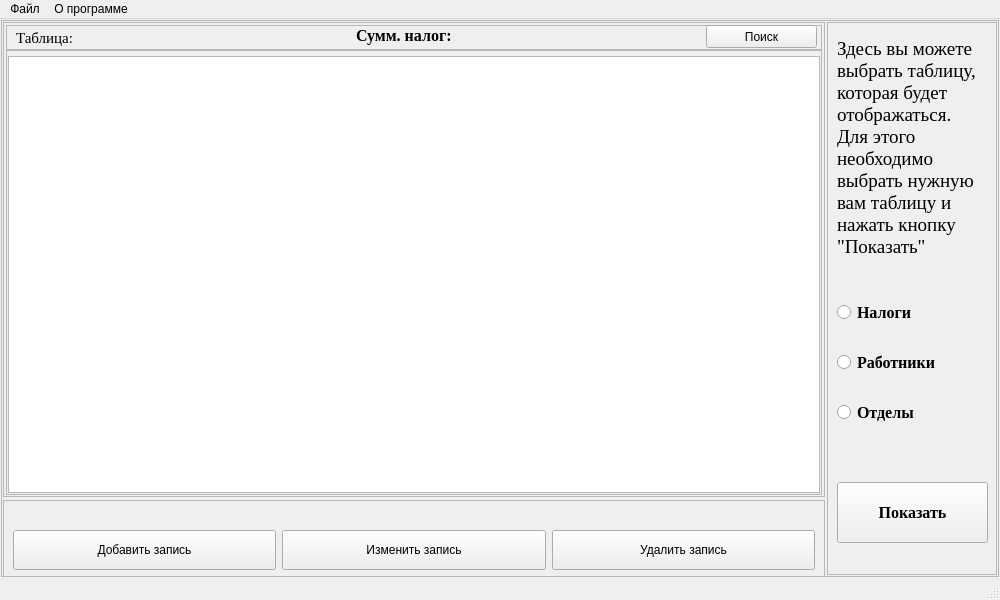
<?xml version="1.0" encoding="UTF-8"?>
<ui version="4.0">
 <class>MainWindow</class>
 <widget class="QMainWindow" name="MainWindow">
  <property name="geometry">
   <rect>
    <x>0</x>
    <y>0</y>
    <width>1000</width>
    <height>600</height>
   </rect>
  </property>
  <property name="minimumSize">
   <size>
    <width>1000</width>
    <height>600</height>
   </size>
  </property>
  <property name="windowTitle">
   <string>MainWindow</string>
  </property>
  <widget class="QWidget" name="centralwidget">
   <layout class="QHBoxLayout" name="horizontalLayout">
    <property name="spacing">
     <number>1</number>
    </property>
    <property name="leftMargin">
     <number>1</number>
    </property>
    <property name="topMargin">
     <number>1</number>
    </property>
    <property name="rightMargin">
     <number>1</number>
    </property>
    <property name="bottomMargin">
     <number>1</number>
    </property>
    <item>
     <widget class="QFrame" name="frame">
      <property name="frameShape">
       <enum>QFrame::StyledPanel</enum>
      </property>
      <property name="frameShadow">
       <enum>QFrame::Raised</enum>
      </property>
      <layout class="QGridLayout" name="gridLayout">
       <property name="leftMargin">
        <number>1</number>
       </property>
       <property name="topMargin">
        <number>1</number>
       </property>
       <property name="rightMargin">
        <number>1</number>
       </property>
       <property name="bottomMargin">
        <number>1</number>
       </property>
       <property name="horizontalSpacing">
        <number>2</number>
       </property>
       <property name="verticalSpacing">
        <number>1</number>
       </property>
       <item row="0" column="0">
        <widget class="QFrame" name="frame_4">
         <property name="minimumSize">
          <size>
           <width>800</width>
           <height>475</height>
          </size>
         </property>
         <property name="baseSize">
          <size>
           <width>800</width>
           <height>475</height>
          </size>
         </property>
         <property name="frameShape">
          <enum>QFrame::StyledPanel</enum>
         </property>
         <property name="frameShadow">
          <enum>QFrame::Raised</enum>
         </property>
         <layout class="QGridLayout" name="gridLayout_2">
          <property name="leftMargin">
           <number>2</number>
          </property>
          <property name="topMargin">
           <number>2</number>
          </property>
          <property name="rightMargin">
           <number>2</number>
          </property>
          <property name="bottomMargin">
           <number>1</number>
          </property>
          <property name="spacing">
           <number>0</number>
          </property>
          <item row="0" column="0">
           <widget class="QFrame" name="frame_5">
            <property name="minimumSize">
             <size>
              <width>0</width>
              <height>25</height>
             </size>
            </property>
            <property name="maximumSize">
             <size>
              <width>16777215</width>
              <height>30</height>
             </size>
            </property>
            <property name="frameShape">
             <enum>QFrame::StyledPanel</enum>
            </property>
            <property name="frameShadow">
             <enum>QFrame::Raised</enum>
            </property>
            <widget class="QLabel" name="label">
             <property name="geometry">
              <rect>
               <x>10</x>
               <y>3</y>
               <width>401</width>
               <height>20</height>
              </rect>
             </property>
             <property name="font">
              <font>
               <family>Times New Roman</family>
               <pointsize>11</pointsize>
              </font>
             </property>
             <property name="text">
              <string>Таблица: </string>
             </property>
            </widget>
            <widget class="QPushButton" name="pushButton_2">
             <property name="geometry">
              <rect>
               <x>700</x>
               <y>0</y>
               <width>111</width>
               <height>23</height>
              </rect>
             </property>
             <property name="text">
              <string>Поиск</string>
             </property>
            </widget>
            <widget class="QLabel" name="label_3">
             <property name="geometry">
              <rect>
               <x>350</x>
               <y>0</y>
               <width>341</width>
               <height>21</height>
              </rect>
             </property>
             <property name="font">
              <font>
               <family>Times New Roman</family>
               <pointsize>12</pointsize>
               <weight>75</weight>
               <bold>true</bold>
              </font>
             </property>
             <property name="layoutDirection">
              <enum>Qt::RightToLeft</enum>
             </property>
             <property name="text">
              <string>Сумм. налог: </string>
             </property>
            </widget>
           </widget>
          </item>
          <item row="1" column="0">
           <widget class="QFrame" name="frame_6">
            <property name="frameShape">
             <enum>QFrame::StyledPanel</enum>
            </property>
            <property name="frameShadow">
             <enum>QFrame::Raised</enum>
            </property>
            <layout class="QHBoxLayout" name="horizontalLayout_2">
             <property name="spacing">
              <number>1</number>
             </property>
             <property name="leftMargin">
              <number>1</number>
             </property>
             <property name="topMargin">
              <number>5</number>
             </property>
             <property name="rightMargin">
              <number>1</number>
             </property>
             <property name="bottomMargin">
              <number>1</number>
             </property>
             <item>
              <widget class="QTableWidget" name="tableWidget">
               <property name="sizeAdjustPolicy">
                <enum>QAbstractScrollArea::AdjustToContents</enum>
               </property>
               <property name="editTriggers">
                <set>QAbstractItemView::NoEditTriggers</set>
               </property>
               <property name="sortingEnabled">
                <bool>true</bool>
               </property>
              </widget>
             </item>
            </layout>
           </widget>
          </item>
         </layout>
        </widget>
       </item>
       <item row="0" column="1" rowspan="2">
        <widget class="QFrame" name="frame_2">
         <property name="minimumSize">
          <size>
           <width>170</width>
           <height>533</height>
          </size>
         </property>
         <property name="baseSize">
          <size>
           <width>170</width>
           <height>475</height>
          </size>
         </property>
         <property name="frameShape">
          <enum>QFrame::StyledPanel</enum>
         </property>
         <property name="frameShadow">
          <enum>QFrame::Raised</enum>
         </property>
         <widget class="QPushButton" name="pushButton_3">
          <property name="geometry">
           <rect>
            <x>10</x>
            <y>460</y>
            <width>151</width>
            <height>61</height>
           </rect>
          </property>
          <property name="font">
           <font>
            <family>Times New Roman</family>
            <pointsize>12</pointsize>
            <weight>75</weight>
            <bold>true</bold>
           </font>
          </property>
          <property name="text">
           <string>Показать</string>
          </property>
         </widget>
         <widget class="QRadioButton" name="radioButton">
          <property name="geometry">
           <rect>
            <x>10</x>
            <y>270</y>
            <width>121</width>
            <height>41</height>
           </rect>
          </property>
          <property name="font">
           <font>
            <family>Times New Roman</family>
            <pointsize>12</pointsize>
            <weight>75</weight>
            <bold>true</bold>
           </font>
          </property>
          <property name="text">
           <string>Налоги</string>
          </property>
         </widget>
         <widget class="QRadioButton" name="radioButton_2">
          <property name="geometry">
           <rect>
            <x>10</x>
            <y>320</y>
            <width>121</width>
            <height>41</height>
           </rect>
          </property>
          <property name="font">
           <font>
            <family>Times New Roman</family>
            <pointsize>12</pointsize>
            <weight>75</weight>
            <bold>true</bold>
           </font>
          </property>
          <property name="text">
           <string>Работники</string>
          </property>
         </widget>
         <widget class="QRadioButton" name="radioButton_3">
          <property name="geometry">
           <rect>
            <x>10</x>
            <y>370</y>
            <width>121</width>
            <height>41</height>
           </rect>
          </property>
          <property name="font">
           <font>
            <family>Times New Roman</family>
            <pointsize>12</pointsize>
            <weight>75</weight>
            <bold>true</bold>
           </font>
          </property>
          <property name="text">
           <string>Отделы</string>
          </property>
         </widget>
         <widget class="QLabel" name="label_2">
          <property name="geometry">
           <rect>
            <x>10</x>
            <y>20</y>
            <width>141</width>
            <height>211</height>
           </rect>
          </property>
          <property name="font">
           <font>
            <family>Times New Roman</family>
            <pointsize>14</pointsize>
            <weight>50</weight>
            <bold>false</bold>
           </font>
          </property>
          <property name="contextMenuPolicy">
           <enum>Qt::DefaultContextMenu</enum>
          </property>
          <property name="acceptDrops">
           <bool>true</bool>
          </property>
          <property name="text">
           <string>Здесь вы можете выбрать таблицу, которая будет отображаться. Для этого необходимо выбрать нужную вам таблицу и нажать кнопку &quot;Показать&quot;</string>
          </property>
          <property name="scaledContents">
           <bool>true</bool>
          </property>
          <property name="wordWrap">
           <bool>true</bool>
          </property>
         </widget>
        </widget>
       </item>
       <item row="1" column="0">
        <widget class="QFrame" name="frame_3">
         <property name="minimumSize">
          <size>
           <width>0</width>
           <height>100</height>
          </size>
         </property>
         <property name="maximumSize">
          <size>
           <width>16777215</width>
           <height>50</height>
          </size>
         </property>
         <property name="frameShape">
          <enum>QFrame::StyledPanel</enum>
         </property>
         <property name="frameShadow">
          <enum>QFrame::Raised</enum>
         </property>
         <layout class="QHBoxLayout" name="horizontalLayout_3">
          <item>
           <widget class="QPushButton" name="pushButton_4">
            <property name="sizePolicy">
             <sizepolicy hsizetype="Minimum" vsizetype="Fixed">
              <horstretch>0</horstretch>
              <verstretch>0</verstretch>
             </sizepolicy>
            </property>
            <property name="minimumSize">
             <size>
              <width>0</width>
              <height>40</height>
             </size>
            </property>
            <property name="text">
             <string>Добавить запись</string>
            </property>
           </widget>
          </item>
          <item>
           <widget class="QPushButton" name="pushButton_5">
            <property name="sizePolicy">
             <sizepolicy hsizetype="Minimum" vsizetype="Maximum">
              <horstretch>0</horstretch>
              <verstretch>0</verstretch>
             </sizepolicy>
            </property>
            <property name="minimumSize">
             <size>
              <width>0</width>
              <height>40</height>
             </size>
            </property>
            <property name="text">
             <string>Изменить запись</string>
            </property>
           </widget>
          </item>
          <item>
           <widget class="QPushButton" name="pushButton_6">
            <property name="minimumSize">
             <size>
              <width>0</width>
              <height>40</height>
             </size>
            </property>
            <property name="text">
             <string>Удалить запись</string>
            </property>
           </widget>
          </item>
         </layout>
        </widget>
       </item>
      </layout>
     </widget>
    </item>
   </layout>
  </widget>
  <widget class="QMenuBar" name="menubar">
   <property name="geometry">
    <rect>
     <x>0</x>
     <y>0</y>
     <width>1000</width>
     <height>21</height>
    </rect>
   </property>
   <widget class="QMenu" name="menu">
    <property name="title">
     <string>Файл</string>
    </property>
    <addaction name="separator"/>
    <addaction name="action_3"/>
    <addaction name="separator"/>
    <addaction name="action_xml"/>
    <addaction name="separator"/>
    <addaction name="action_json"/>
   </widget>
   <widget class="QMenu" name="menu_2">
    <property name="title">
     <string>О программе</string>
    </property>
    <addaction name="action_6"/>
   </widget>
   <addaction name="menu"/>
   <addaction name="menu_2"/>
  </widget>
  <widget class="QStatusBar" name="statusbar"/>
  <action name="action_3">
   <property name="text">
    <string>Очистить Базу Данных</string>
   </property>
  </action>
  <action name="action_xml">
   <property name="text">
    <string>Выгрузка в xml</string>
   </property>
  </action>
  <action name="action_6">
   <property name="text">
    <string>Показать информацию о программе</string>
   </property>
  </action>
  <action name="action_json">
   <property name="text">
    <string>Выгрузка в json</string>
   </property>
  </action>
 </widget>
 <resources/>
 <connections/>
</ui>
